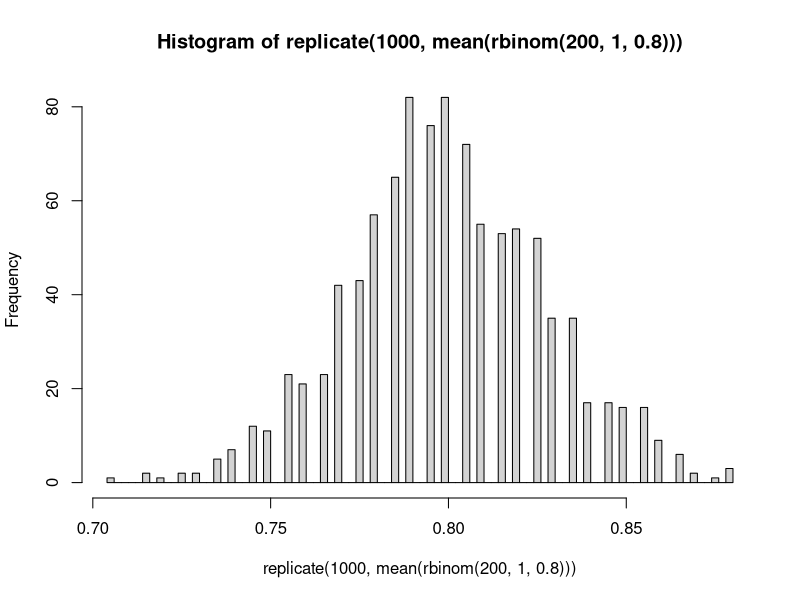
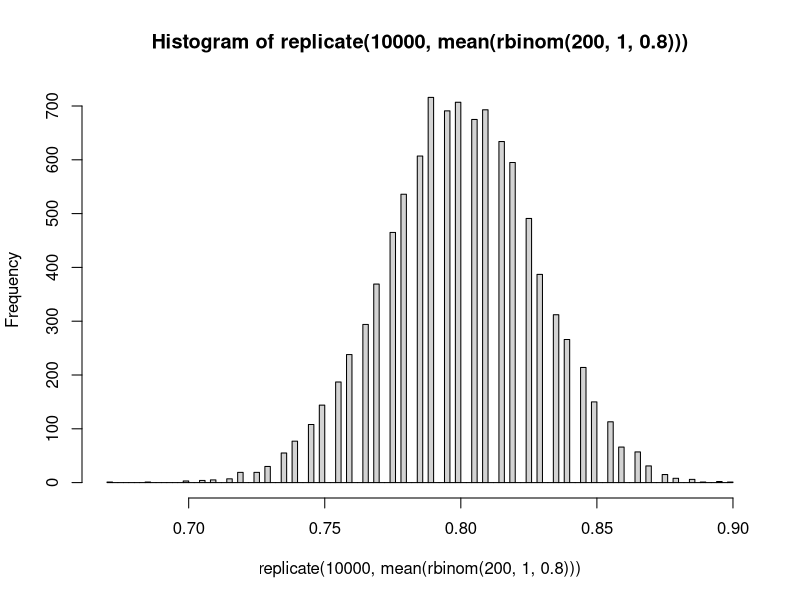
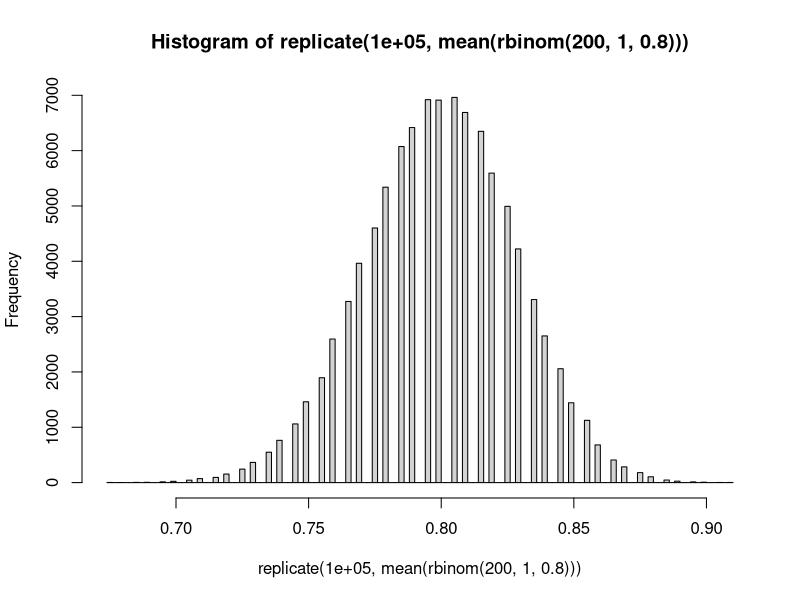
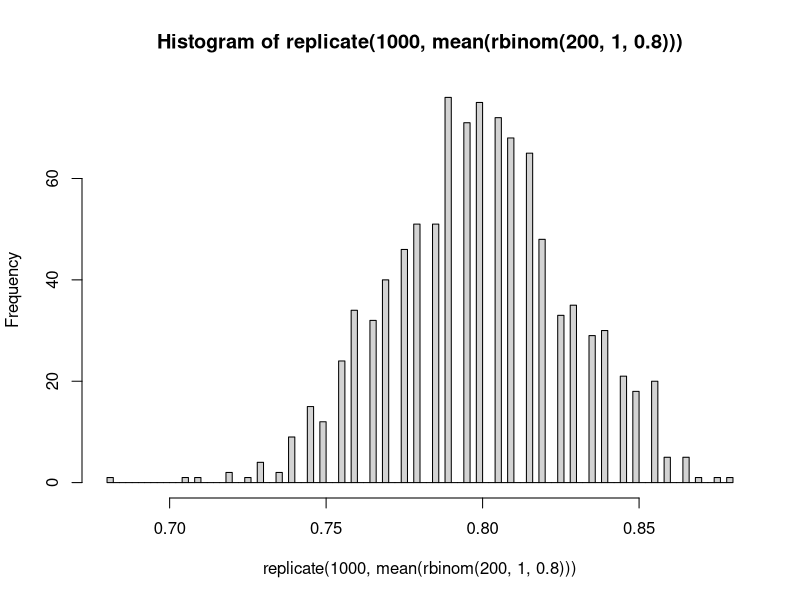
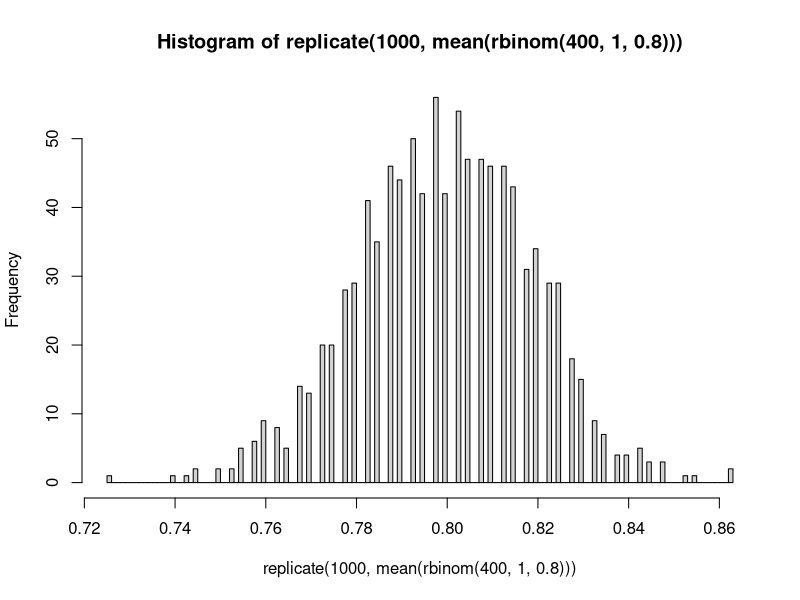
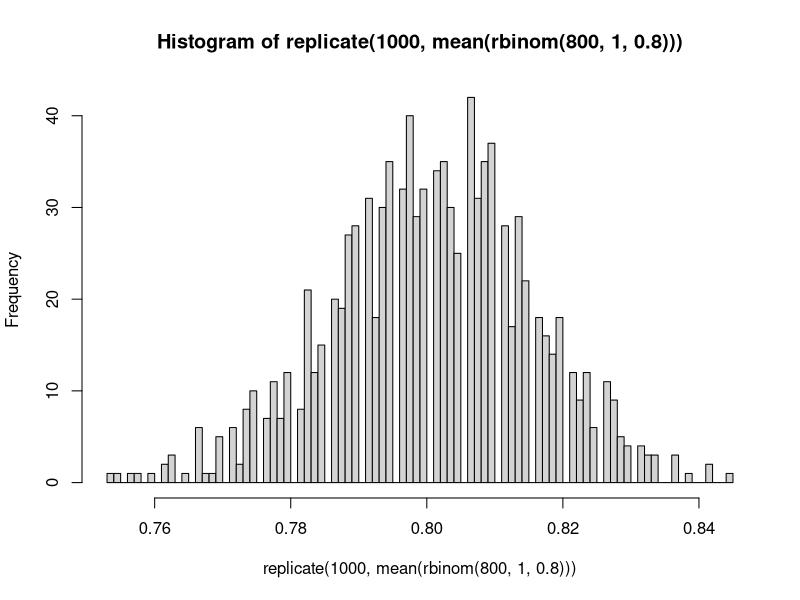
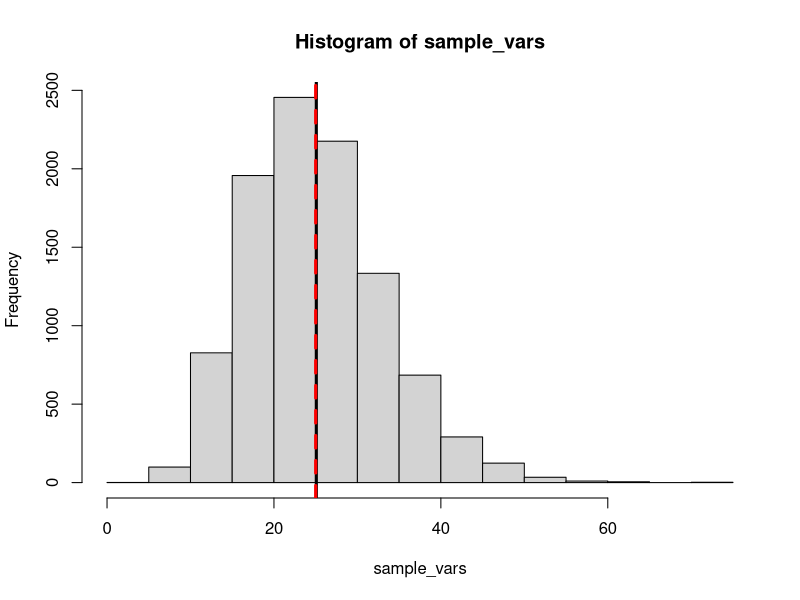
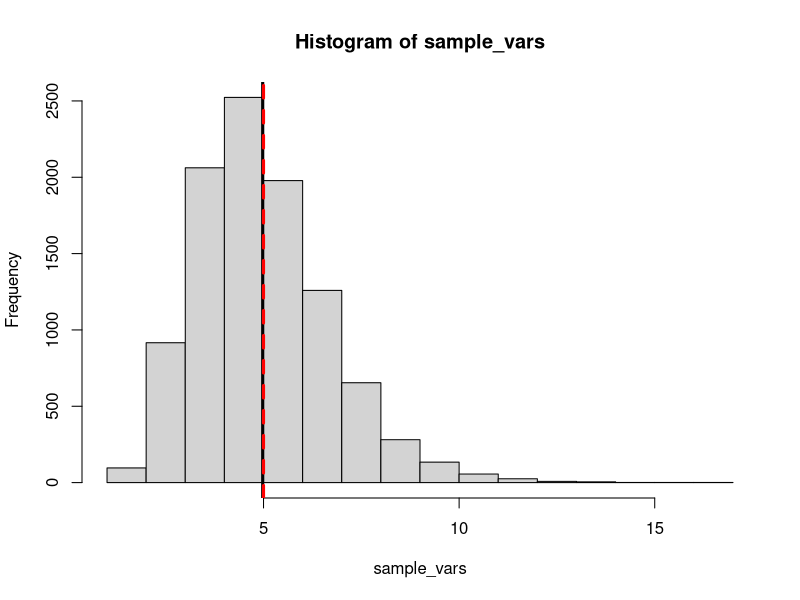

Write the R code that produced these figures, in order.
## ---- chunk 1
#The example from class
n <- 200
hist(replicate(1000, mean(rbinom(200, 1, .8))), breaks=100)

hist(replicate(10000, mean(rbinom(200, 1, .8))), breaks=100)

hist(replicate(100000, mean(rbinom(200, 1, .8))), breaks=100)

# if we change the sample size we see a different change happen

hist(replicate(1000, mean(rbinom(200, 1, .8))), breaks=100)

hist(replicate(1000, mean(rbinom(400, 1, .8))), breaks=100)

hist(replicate(1000, mean(rbinom(800, 1, .8))), breaks=100)
## ---- chunk 2
simulate_S <- function( n, p) {
  functional_widgets <- rbinom(1, size=n, prob=p);
  # Our statistic is the fraction of the n widgets
  # that are functional.
  return(functional_widgets/n);
}

check_if_S_is_good <- function( S, p, m=.02 ) { return( abs(S-p) < m) }
## ---- chunk 3
# This is the exact same setup except we're changing n from 200 to 400.
N_MC <- 10000; n <- 1700; p <- 0.8; 
# Still using p=0.8 and 2000 Monte Carlo trials.

# Note that we don't really have to create the data frame again. We
# could, if we wanted, just overwrite it, but this is a good habit to
# be in to make sure we don't accidentally "reuse" old data.
monte_carlo <- data.frame( replicate = 1:N_MC,
                           S = rep(NA, N_MC),
                           S_good = rep(NA, N_MC));
m <- 0.02
for(i in 1:N_MC){
  monte_carlo$S[i] <- simulate_S( n, p );
  monte_carlo$S_good[i] <- check_if_S_is_good(monte_carlo$S[i], p, m)
}
sum( monte_carlo$S_good )/N_MC
## ---- chunk 4
lambda = 5
n <- 200
NMC <- 10000 # how many samples I want to estimate lambda on

estimates <- replicate(NMC,
                       1/mean(rexp(n=n, rate=lambda)))

#I want to look at the BIAS of this estimator
#Bias = E(estimator) - target

mean(estimates)-lambda #this should be 0 if the estimator is unbiased

## ---- chunk 5
n <- 20
lambda <- 1
NMC <- 10000

lambda_hat_1 <- vector("numeric", NMC)
lambda_hat_2 <- vector("numeric", NMC)
lambda_hat_3 <- vector("numeric", NMC)

for(i in 1:NMC){
  expData <- rexp(n, lambda)
  lambda_hat_1[i] <- 1/mean(expData)
  lambda_hat_2[i] <- 1/sd(expData)
  lambda_hat_3[i] <- log(2)/median(expData)
}

mean(lambda_hat_1)-1
mean(lambda_hat_2)-1
mean(lambda_hat_3)-1

## ---- chunk 6
var(lambda_hat_1)
var(lambda_hat_2)
var(lambda_hat_3)
## ---- chunk 7
mean((lambda_hat_1-1)^2)
mean((lambda_hat_2-1)^2)
mean((lambda_hat_3-1)^2)
## ---- chunk 8
lambda_hat_4 <- vector("numeric", NMC)

for(i in 1:NMC){
  expData <- rexp(n, lambda)
  lambda_hat_4[i] <- (n-1)/(n*mean(expData))
}
#MSE
mean((lambda_hat_4-1)^2)
#squared bias
(mean(lambda_hat_4)-1)^2
#variance
var(lambda_hat_4)
## ---- chunk 9
sample_vars <- 0
NMC <- 10000
for(i in 1:NMC){
  mysample <- rnorm(20, 100, 5)
  sample_vars[i] <- var(mysample)
}
hist(sample_vars)
abline(v=mean(sample_vars), lwd=3)
abline(v=5^2, col="red", lty=2, lwd=3)
## ---- chunk 10
sample_vars <- 0
NMC <- 10000
for(i in 1:NMC){
  mysample <- rpois(20, lambda=5)
  sample_vars[i] <- var(mysample)
}
hist(sample_vars)
abline(v=mean(sample_vars), lwd=3)
abline(v=5, col="red", lty=2, lwd=3)
## ---- chunk 11
NMC <- 10000
sample_sds <- 0 #empty vector
for(i in 1:NMC){
  mysample <- rnorm(20, 100, 5)
  sample_sds[i] <- sd(mysample)
}
hist(sample_sds, main="Sampling distribution of Sample SD")
abline(v=mean(sample_sds), lwd=3)
abline(v=5, col="red", lty=2, lwd=3)
## ---- chunk 12
ns <- seq(5, 100, 5)
biases <- rep(0, length(ns))
for(i in 1:length(ns)){
NMC <- 10000
  sample_sds <- 0
  for(j in 1:NMC){
    mysample <- rnorm(ns[i], 100, 5)
    sample_sds[j] <- sd(mysample)
  }
  biases[i] <- mean(sample_sds) - 5
}
plot(x=ns, y=biases, type="l", main="bias of s as n increases", ylim=c(min(biases),0))
abline(h=0, lty=2)
## ---- chunk 13
NMC <- 10000
sample_maxes <- 0
for(i in 1:NMC){
  mysample <- runif(20, 0, 1)
  sample_maxes[i] <- max(mysample)
}
hist(sample_maxes, main="Sampling distribution of Sample Max", breaks=50)
abline(v=mean(sample_maxes), lwd=3)
abline(v=1, col="red", lty=2, lwd=3)
## ---- chunk 14
NMC <- 10000
n <- 20
sample_maxes_adj <- 0
for(i in 1:NMC){
  mysample <- runif(n, 0, 1)
  sample_maxes_adj[i] <- (n+1)/(n)*max(mysample)
}
hist(sample_maxes_adj, main="Sampling distribution of adjusted Sample Max", breaks=40)
abline(v=mean(sample_maxes_adj), lwd=3)
abline(v=1, col="red", lty=2, lwd=3)
## ---- chunk 15
NMC <- 10000
N <- 100
n <- 5
sample_maxes <- 0
for(i in 1:NMC){
  mysample <- sample(1:N, size=n, replace=FALSE)
  sample_maxes[i] <- (n+1)/(n)*max(mysample)
}
hist(sample_maxes, main="Sampling distribution of adjusted Sample Max")
abline(v=mean(sample_maxes), lwd=3)
abline(v=N, col="red", lty=2, lwd=3)
## ---- chunk 16
NMC <- 10000
N <- 100
n <- 5
sample_maxes <- 0
for(i in 1:NMC){
  mysample <- sample(1:N, size=n, replace=FALSE)
  sample_maxes[i] <- (n+1)/(n)*max(mysample)-1
}
hist(sample_maxes, main="Sampling distribution of adjusted Sample Max")
abline(v=mean(sample_maxes), lwd=3)
abline(v=N, col="red", lty=2, lwd=3)
## ---- chunk 17
N <- 30000
n1 <- 450
n2 <- 500
population <- c(rep(1, n1), rep(0, N-n1))

NMC <- 10000
recaptured <- replicate(NMC, 
                        sum(sample(population, n2)))
barplot(table(recaptured))
## ---- chunk 18
450*500/7
## ---- chunk 19
estimates <- n1*n2/recaptured
hist(estimates, breaks=40)
abline(v=mean(estimates[estimates<Inf]), lwd=3)
abline(v=N, col="red", lty=2, lwd=3)

## ---- chunk 20
run_exprate_expt <- function( n, rate ) {
  data <- rexp(n=n, rate=rate);
  Xbar <- mean( data )
  return( 1/Xbar )
}
## ---- chunk 21
M <- 1e4;
replicates <- rep(NA, M);
for (i in 1:M ) {
  replicates[i] <- run_exprate_expt(2000, rate=5);
}
hist(replicates)
abline( v=5, col='red', lwd=4 )
abline(v=mean(replicates), col="black", lwd=4, lty=2)
## ---- chunk 22
mean(replicates)-5

## ---- chunk 23
ns <- seq(25,1000, by=50)
sd <- vector(mode="numeric")
bias <- vector(mode="numeric")

for(k in 1:length(ns)){
  M <- 1e4;
  replicates <- rep(NA, M);
  for (i in 1:M ) {
    replicates[i] <- run_exprate_expt(ns[k], rate=5);
  }
  sd[k] <- sd(replicates)
  bias[k] <- mean(replicates)-5
}
plot(x=ns,y=bias, type="l", ylim=c(0,bias[1]), main="Bias of 1/xbar as n increases")
abline(h=0)


plot(x=ns,y=sd, type="l", main="Standard error of 1/xbar as n increases")
lines(x=ns, y=sqrt(ns[1])*sd[1]/sqrt(ns), lty=2)
